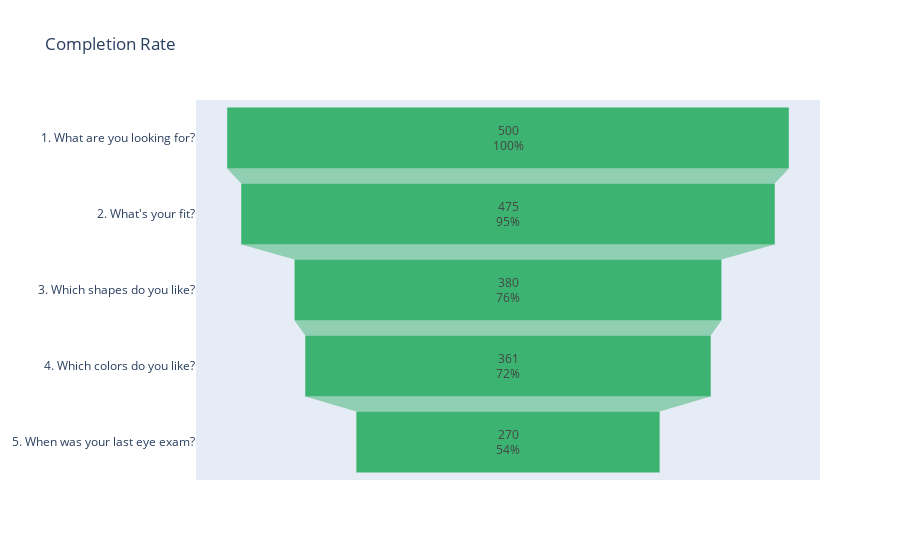

Notebook code for this chart:
### Code cell
fig = go.Figure()

fig.add_trace(
    go.Funnel(
        name="questions",
        y=res_result["question"],
        x=res_result["total_responses"],
        textinfo="value+percent initial",
        textposition="inside",
        marker={
            "color": "mediumseagreen"
        },  # ["deepskyblue", "lightsalmon", "tan", "teal", "silver"]
    )
)
fig.update_layout(title="Completion Rate")
fig.show()

### Figure 1 — Plotly figure (JSON) as saved in the notebook; plotly's stock layout.template omitted (floating-point values rounded to 4 significant figures)
{"data": [{"marker": {"color": "mediumseagreen"}, "name": "questions", "textinfo": "value+percent initial", "textposition": "inside", "type": "funnel", "x": [500, 475, 380, 361, 270], "y": ["1. What are you looking for?", "2. What's your fit?", "3. Which shapes do you like?", "4. Which colors do you like?", "5. When was your last eye exam?"]}], "layout": {"title": {"text": "Completion Rate"}}}
